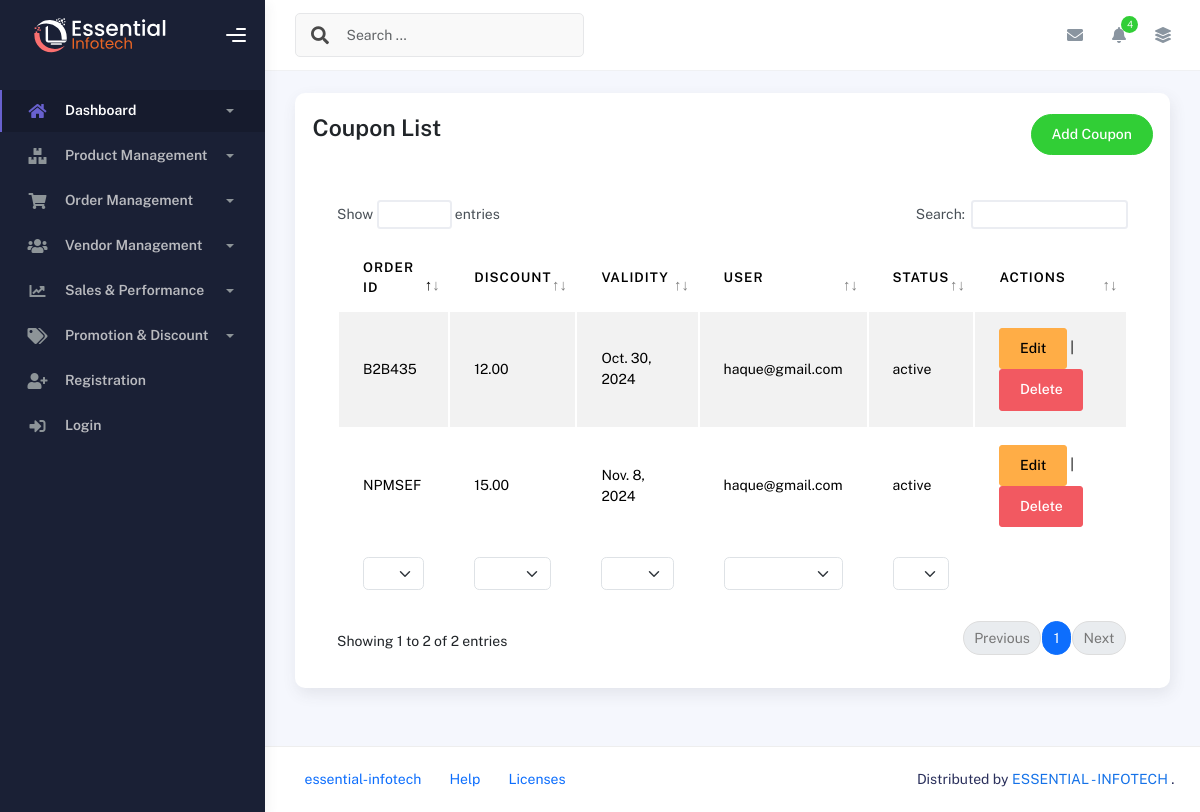
/order-management/coupon/, run on an earlier commit of the app's database.
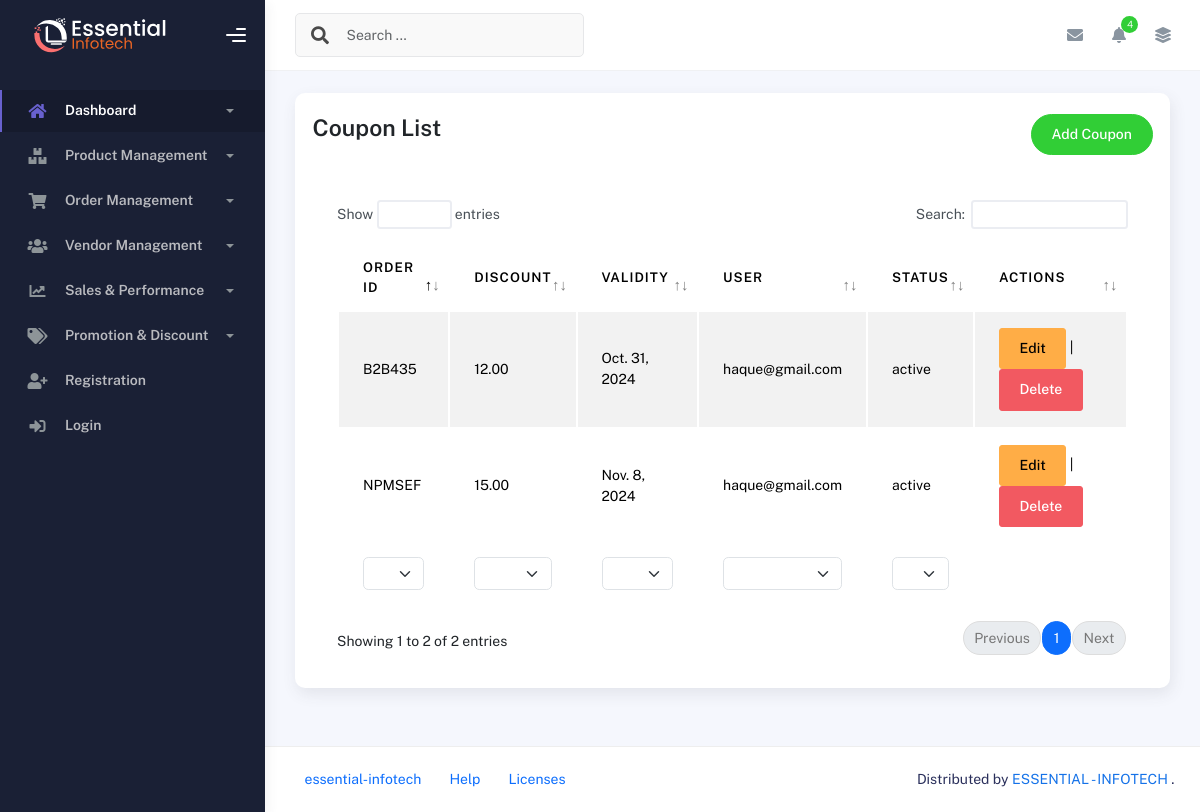
And on a later commit of the database.
### order_management/models.py (models this page shows, shortened)
class Coupon(models.Model):
    COUPON_STATUS = [
        ('active','ACTIVE'),
        ('deactivate','DEACTIVATE'),
        ('expired','EXPIRED'),
    ]
    USAGE_TYPES = [
        ('infinity', 'Unlimited Use'),
        ('fixed', 'Fixed Number of Uses'),
        ('timed', 'Fixed Time Period')
    ]
    coupon_code = models.CharField(max_length=20, unique=True)
    coupon_name = models.CharField(max_length=15 , blank=True, null=True , default='New Name')
    coupon_discount = models.DecimalField(max_digits=5, decimal_places=2)
    coupon_validity = models.DateField()
    status = models.CharField(max_length=20, choices=COUPON_STATUS, default='active')
    user = models.ForeignKey(settings.AUTH_USER_MODEL , on_delete= models.CASCADE) #one who added the coupon
    usage_type = models.CharField(max_length=20, choices=USAGE_TYPES, default='fixed')  # Type of coupon usage
    usage_limit = models.IntegerField(null=True, blank=True)  # Relevant for fixed coupons
    times_used = models.IntegerField(default=0)

### accounts/models.py (models this page shows)
class User(AbstractUser):
    ROLE_CHOICES = (
        ('admin', 'Admin'),
        ('vendor', 'Vendor'),
        ('customer', 'Customer'),
    )
    STATUS_CHOICES = (
        ('active', 'Active'),
        ('inactive', 'Inactive'),
    )
    first_name = models.CharField(max_length=255, null=True, blank=True)
    last_name = models.CharField(max_length=255, null=True, blank=True)
    email = models.EmailField(unique=True)
    role = models.CharField(max_length=10, choices=ROLE_CHOICES, default='customer')
    status = models.CharField(max_length=10, choices=STATUS_CHOICES, default='active')
    phone = models.CharField(max_length=15, null=True, blank=True)
    address = models.TextField(null=True, blank=True)
    photo = models.ImageField(upload_to='profile_photos/', null=True, blank=True)  # Profile photo
    email_verified_at = models.DateTimeField(null=True, blank=True)  # Track email verification time
    remember_token = models.CharField(max_length=100, null=True, blank=True)  # Custom remember me token
    created_at = models.DateTimeField(auto_now_add=True)  # Automatically set at creation
    updated_at = models.DateTimeField(auto_now=True)  # Automatically updated when saved
    USERNAME_FIELD = 'email'  # Use email instead of username for login
    REQUIRED_FIELDS = ['username']  # Username is required for creating a superuser
    def __str__(self):
        return self.email

### order_management/views.py (the view)
# urls.py: path('coupon/', coupon_list, name='coupon-list'),
def coupon_list(request):
    coupons = Coupon.objects.all()
    return render(request, 'order_management/coupon.html', {'coupons':coupons})

### templates/order_management/coupon.html (shortened to what this page needs)
{% extends 'base.html' %}
{% block content %}
    <div class="container">
        <div class="page-inner">
            <div class="row">
                <div class="col-md-12">
                    <div class="card p-3">
                        <div class="page-header d-flex justify-content-between p-1">
                            <h3 class="fw-bold mb-3">Coupon List</h3>
                            <a href="{% url 'coupon-form' %}" class="btn btn-success btn-round ms-auto text-white" style="text-decoration: none;">
                                Add Coupon
                            </a>
                        </div>
                        <div class="card-body">
                            <div class="table-responsive">
                                <table id="multi-filter-select" class="display table table-striped table-hover">
                                    <thead>
                                        <tr>
                                          <th>Order ID</th>
                                          <th>Discount</th>
                                          <th>Validity</th>
                                          <th>User</th>
                                          <th>Status</th>
                                          <th>Actions</th>
                                        </tr>
                                      </thead>
                                    <tfoot>
                                        <tr>
                                            <th>Code</th>
                                            <th>Discount</th>
                                            <th>Validity</th>
                                            <th>Status</th>
                                            <th>Actions</th>
                                        </tr>
                                    </tfoot>
                                    <tbody>
                                        {% for coupon in coupons %}
                                        <tr>
                                          <td>{{ coupon.coupon_code }}</td>
                                          <td>{{ coupon.coupon_discount }}</td>
                                          <td>{{ coupon.coupon_validity }}</td>
                                          <td>{{ coupon.user }}</td>
                                          <td>{{ coupon.status }}</td>
                                          <td>
                                            <a href="{% url 'coupon-edit' coupon.pk %}" class="btn btn-warning">Edit</a> |
                                            <form action="{% url 'coupon-delete' coupon.pk %}" method="POST" style="display: inline;" onsubmit="return confirm('Are you sure you want to delete this coupon?');">
                                                <button type="submit" class="btn btn-danger">Delete</button>
                                            </form>
                                          </td>
                                        </tr>
                                        {% endfor %}
                                      </tbody>
                                </table>
                            </div>
                        </div>
                    </div>
                </div>
            </div>
        </div>
    </div>
{% endblock %}

What changed in the data, as far as the page shows it:
changed Coupon: coupon_validity "Oct. 30, 2024" → "Oct. 31, 2024"
